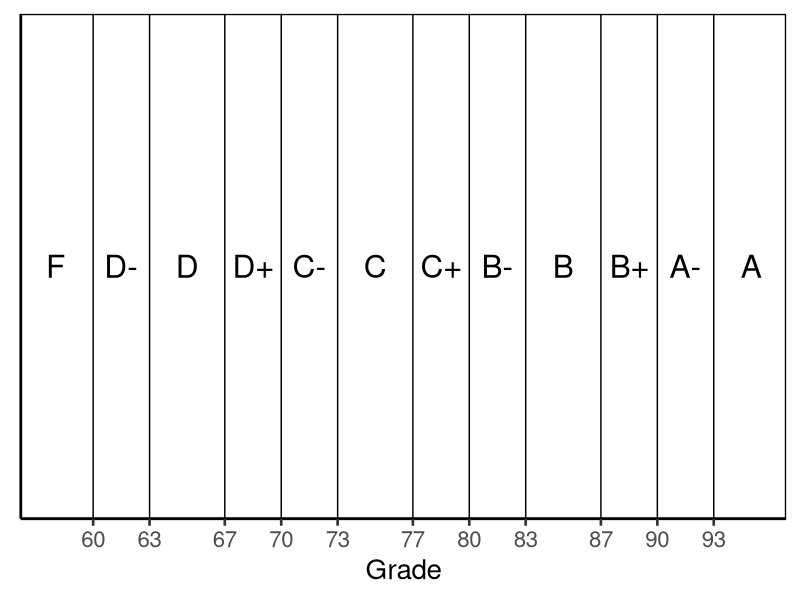

The R script that drew this image: (Note: this script raises an error after producing the figure.)
## ---- chunk 1
library(knitr)
opts_chunk$set(echo=FALSE, results = "asis", message = FALSE, warning = FALSE, out.width = "100%")

library(tidyverse)
library(xtable)
library(kableExtra)

# xtable options
options(xtable.comment = FALSE)

# ggplot global options
theme_set(theme_classic(base_size = 20))
## ---- chunk 2
assignments = data.frame(
  Assignment = c("Quizzes (5)", "News Reports (5)", "Participation", "Final Exam"),
  Percentage = c("40%", "40%", "20%", "30% of final grade")
)

assignments %>% 
  kbl(booktabs = TRUE) %>% 
  kable_styling(position = "center", latex_options = c("striped", "hold_position"))
## ---- chunk 3
grading = data.frame(
  Grade = c("A", "A-", "B+", "B", "B-", "C+", "C", "C-", "D+", "D", "D-", "F"),
  Percentage = c(93, 90, 87, 83, 80, 77, 73, 70, 67, 63, 60, NA),
  position = c(95, 91.5, 88.5, 85, 81.5, 78.5, 75, 71.5, 68.5, 65, 61.5, 58)
)

ggplot(grading) +
  aes(x = 58:100, label = Grade) +
  geom_vline(xintercept = grading$Percentage) +
  geom_text(aes(x = position, y = 1), size = 8) +
  scale_x_continuous(breaks = grading$Percentage) +
  labs(x = "Grade") +
  theme(panel.border = element_rect(colour = "black", fill=NA),
        axis.title.y = element_blank(),
        axis.text.y = element_blank(),
        axis.ticks.y = element_blank())
## ---- chunk 4
dates = data.frame(
  Assignment = c("Fall Break (NO CLASS)",
                 "News Report 1", "Quiz 1",  
                 "News Report 2", "Quiz 2",
                 "News Report 3", "Quiz 3",
                 "News Report 4", "Thanksgiving Break (NO CLASS)", "Quiz 4",
                 "News Report 5", "Quiz 5", "Final Exam Due"),
  Date = c("September 20-24", "October 1", "October 8", "October 15", "October 22", "October 29", "November 5", "November 12", "November 22-26", "December 3",
           "December 10", "December 17", "December 21")
)

dates %>% 
  kbl(booktabs = TRUE) %>% 
  kable_styling(position = "center", latex_options = c("striped", "hold_position"))
## ---- chunk 5
include_graphics("figs/title_ix.png")
## ---- chunk 6
include_graphics("figs/emergency.png")
